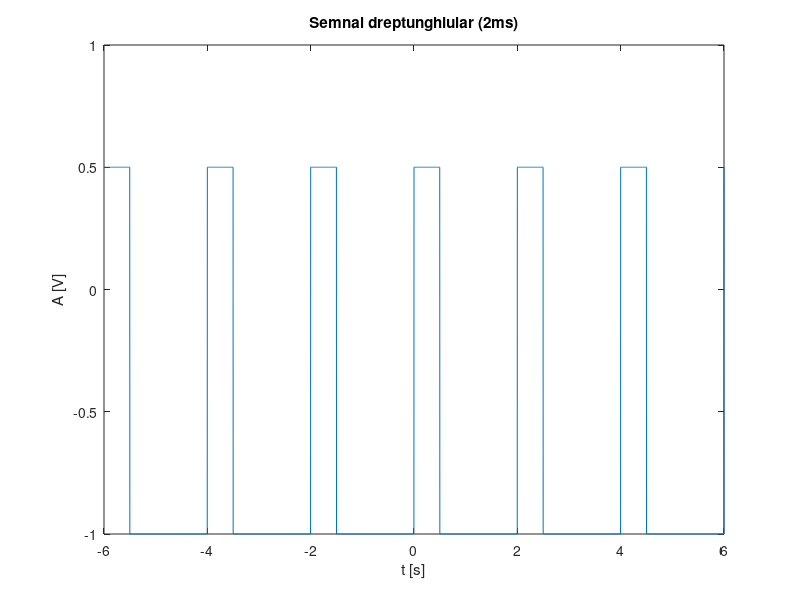
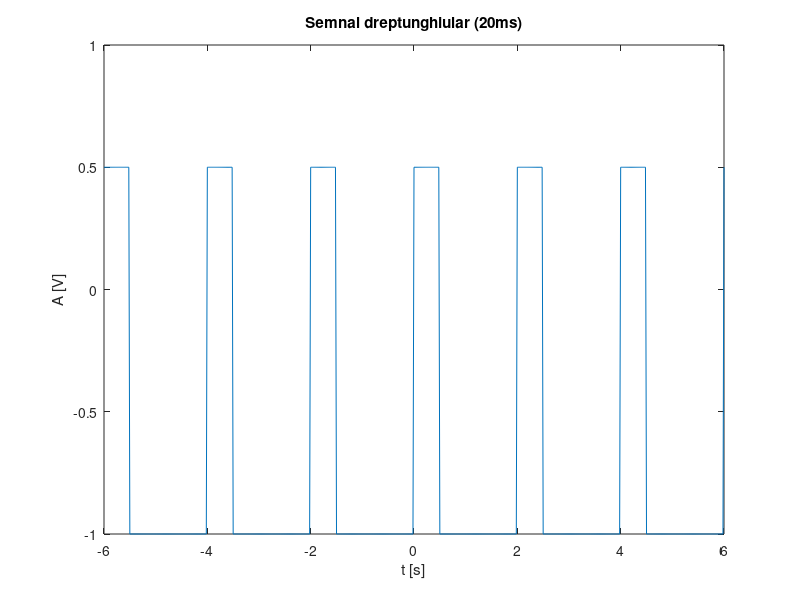
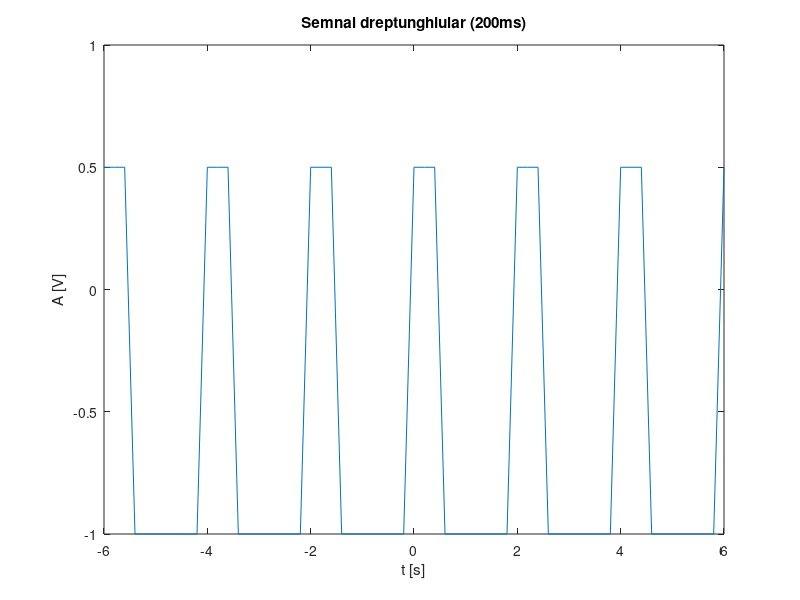

Write MATLAB code to recreate these figures, in order.
%Ex. 1: Semnal dreptunghiular periodic

T = 2; %Perioada semnalului in secunde
perioade = 3; %Numarul de perioade care vor aparea in grafic

t1 = -perioade*T:0.002:perioade*T; %rezolutie temporala 2ms
t2 = -perioade*T:0.02:perioade*T;  %rezolutie temporala 20ms
t3 = -perioade*T:0.2:perioade*T;   %rezolutie temporala 200ms

x1 = -1*ones(1,length(t1)); %initializam cu valoarea -1 o matrice cu o linie si numarul de coloane egal cu lungimea vectorului t
x1(mod(t1,T)<T/4) = 0.5;    %pentru valorile lui t care apartin intervalelor [0,T/4],[T,T+T/4].. etc (depinde de duty cylce) x ia valoarea 0.5
figure(1)
plot(t1,x1), title('Semnal dreptunghiular (2ms)'), xlabel('t [s]'), ylabel('A [V]')

x2 = -1*ones(1,length(t2));
x2(mod(t2,T)<T/4) = 0.5;
figure(2)
plot(t2,x2), title('Semnal dreptunghiular (20ms)'), xlabel('t [s]'), ylabel('A [V]')

x3 = -1*ones(1,length(t3));
x3(mod(t3,T)<T/4) = 0.5;
figure(3)
plot(t3,x3), title('Semnal dreptunghiular (200ms)'), xlabel('t [s]'), ylabel('A [V]')